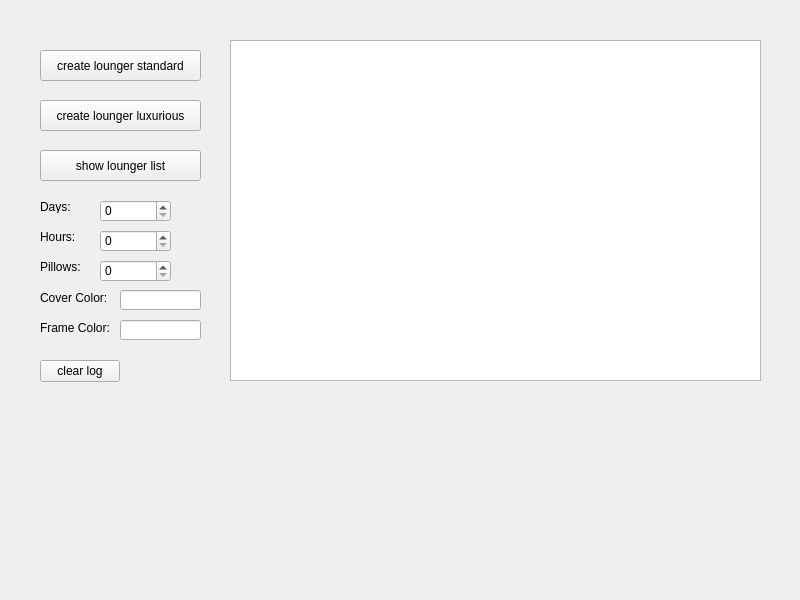
<?xml version="1.0" encoding="UTF-8"?>
<ui version="4.0">
 <class>ViewWidget</class>
 <widget class="QWidget" name="ViewWidget">
  <property name="geometry">
   <rect>
    <x>0</x>
    <y>0</y>
    <width>800</width>
    <height>600</height>
   </rect>
  </property>
  <property name="windowTitle">
   <string>Widget</string>
  </property>
  <widget class="QPushButton" name="btnCreateOneLouncherStandard">
   <property name="geometry">
    <rect>
     <x>40</x>
     <y>50</y>
     <width>161</width>
     <height>31</height>
    </rect>
   </property>
   <property name="text">
    <string>create lounger standard</string>
   </property>
  </widget>
  <widget class="QPlainTextEdit" name="edtListLoungers">
   <property name="geometry">
    <rect>
     <x>230</x>
     <y>40</y>
     <width>531</width>
     <height>341</height>
    </rect>
   </property>
  </widget>
  <widget class="QPushButton" name="btnShowListLoungers">
   <property name="geometry">
    <rect>
     <x>40</x>
     <y>150</y>
     <width>161</width>
     <height>31</height>
    </rect>
   </property>
   <property name="text">
    <string>show lounger list</string>
   </property>
  </widget>
  <widget class="QPushButton" name="btnClearLog">
   <property name="geometry">
    <rect>
     <x>40</x>
     <y>360</y>
     <width>80</width>
     <height>22</height>
    </rect>
   </property>
   <property name="text">
    <string>clear log</string>
   </property>
  </widget>
  <widget class="QPushButton" name="btnCreateOneLouncherLuxurious">
   <property name="geometry">
    <rect>
     <x>40</x>
     <y>100</y>
     <width>161</width>
     <height>31</height>
    </rect>
   </property>
   <property name="text">
    <string>create lounger luxurious</string>
   </property>
  </widget>
  <widget class="QLabel" name="labelDays">
   <property name="geometry">
    <rect>
     <x>40</x>
     <y>200</y>
     <width>47</width>
     <height>13</height>
    </rect>
   </property>
   <property name="text">
    <string>Days:</string>
   </property>
  </widget>
  <widget class="QSpinBox" name="sbDays">
   <property name="geometry">
    <rect>
     <x>100</x>
     <y>200</y>
     <width>71</width>
     <height>22</height>
    </rect>
   </property>
  </widget>
  <widget class="QLabel" name="labelHours">
   <property name="geometry">
    <rect>
     <x>40</x>
     <y>230</y>
     <width>47</width>
     <height>13</height>
    </rect>
   </property>
   <property name="text">
    <string>Hours:</string>
   </property>
  </widget>
  <widget class="QSpinBox" name="sbHours">
   <property name="geometry">
    <rect>
     <x>100</x>
     <y>230</y>
     <width>71</width>
     <height>22</height>
    </rect>
   </property>
  </widget>
  <widget class="QLabel" name="labelPillows">
   <property name="geometry">
    <rect>
     <x>40</x>
     <y>260</y>
     <width>47</width>
     <height>13</height>
    </rect>
   </property>
   <property name="text">
    <string>Pillows:</string>
   </property>
  </widget>
  <widget class="QSpinBox" name="sbPillows">
   <property name="geometry">
    <rect>
     <x>100</x>
     <y>260</y>
     <width>71</width>
     <height>22</height>
    </rect>
   </property>
  </widget>
  <widget class="QLabel" name="labelCoverColor">
   <property name="geometry">
    <rect>
     <x>40</x>
     <y>290</y>
     <width>71</width>
     <height>16</height>
    </rect>
   </property>
   <property name="text">
    <string>Cover Color:</string>
   </property>
  </widget>
  <widget class="QLineEdit" name="leCoverColor">
   <property name="geometry">
    <rect>
     <x>120</x>
     <y>290</y>
     <width>81</width>
     <height>20</height>
    </rect>
   </property>
  </widget>
  <widget class="QLabel" name="labelFrameColor">
   <property name="geometry">
    <rect>
     <x>40</x>
     <y>320</y>
     <width>71</width>
     <height>16</height>
    </rect>
   </property>
   <property name="text">
    <string>Frame Color:</string>
   </property>
  </widget>
  <widget class="QLineEdit" name="leFrameColor">
   <property name="geometry">
    <rect>
     <x>120</x>
     <y>320</y>
     <width>81</width>
     <height>20</height>
    </rect>
   </property>
  </widget>
 </widget>
 <resources/>
 <connections/>
</ui>
